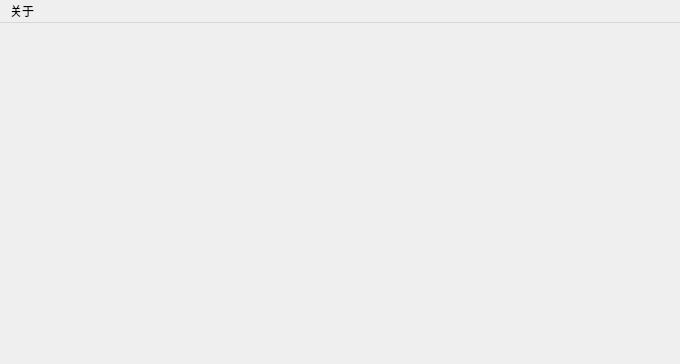
<?xml version="1.0" encoding="UTF-8"?>
<ui version="4.0">
 <class>CentralWidget</class>
 <widget class="QMainWindow" name="CentralWidget">
  <property name="geometry">
   <rect>
    <x>0</x>
    <y>0</y>
    <width>680</width>
    <height>364</height>
   </rect>
  </property>
  <property name="windowTitle">
   <string>MainWindow</string>
  </property>
  <widget class="QWidget" name="centralwidget">
   <layout class="QVBoxLayout" name="verticalLayout">
    <item>
     <layout class="QHBoxLayout" name="horizontalLayout">
      <item>
       <widget class="AspectRatioPixmapLabel" name="labelSrc">
        <property name="text">
         <string/>
        </property>
       </widget>
      </item>
      <item>
       <widget class="AspectRatioPixmapLabel" name="labelOut">
        <property name="text">
         <string/>
        </property>
       </widget>
      </item>
     </layout>
    </item>
    <item>
     <widget class="QLabel" name="labelFPS">
      <property name="sizePolicy">
       <sizepolicy hsizetype="Preferred" vsizetype="Fixed">
        <horstretch>0</horstretch>
        <verstretch>0</verstretch>
       </sizepolicy>
      </property>
      <property name="text">
       <string/>
      </property>
     </widget>
    </item>
   </layout>
  </widget>
  <widget class="QMenuBar" name="menubar">
   <property name="geometry">
    <rect>
     <x>0</x>
     <y>0</y>
     <width>680</width>
     <height>30</height>
    </rect>
   </property>
   <widget class="QMenu" name="menuAbout">
    <property name="title">
     <string>关于</string>
    </property>
    <addaction name="actionAbout"/>
   </widget>
   <addaction name="menuAbout"/>
  </widget>
  <action name="actionAbout">
   <property name="text">
    <string>关于</string>
   </property>
  </action>
 </widget>
 <customwidgets>
  <customwidget>
   <class>AspectRatioPixmapLabel</class>
   <extends>QLabel</extends>
   <header location="global">aspectratiopixmaplabel.h</header>
  </customwidget>
 </customwidgets>
 <resources/>
 <connections/>
</ui>
